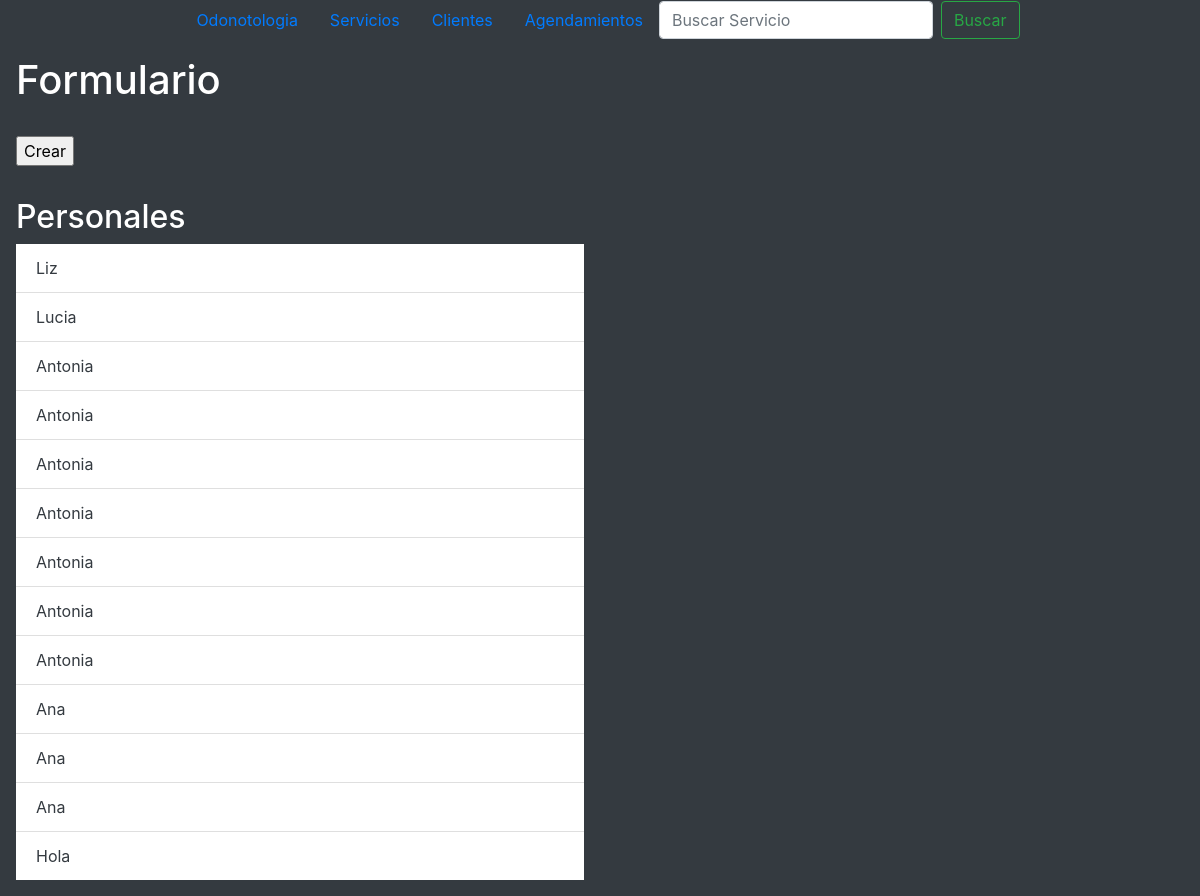
The app's page /get_employees/, older data.
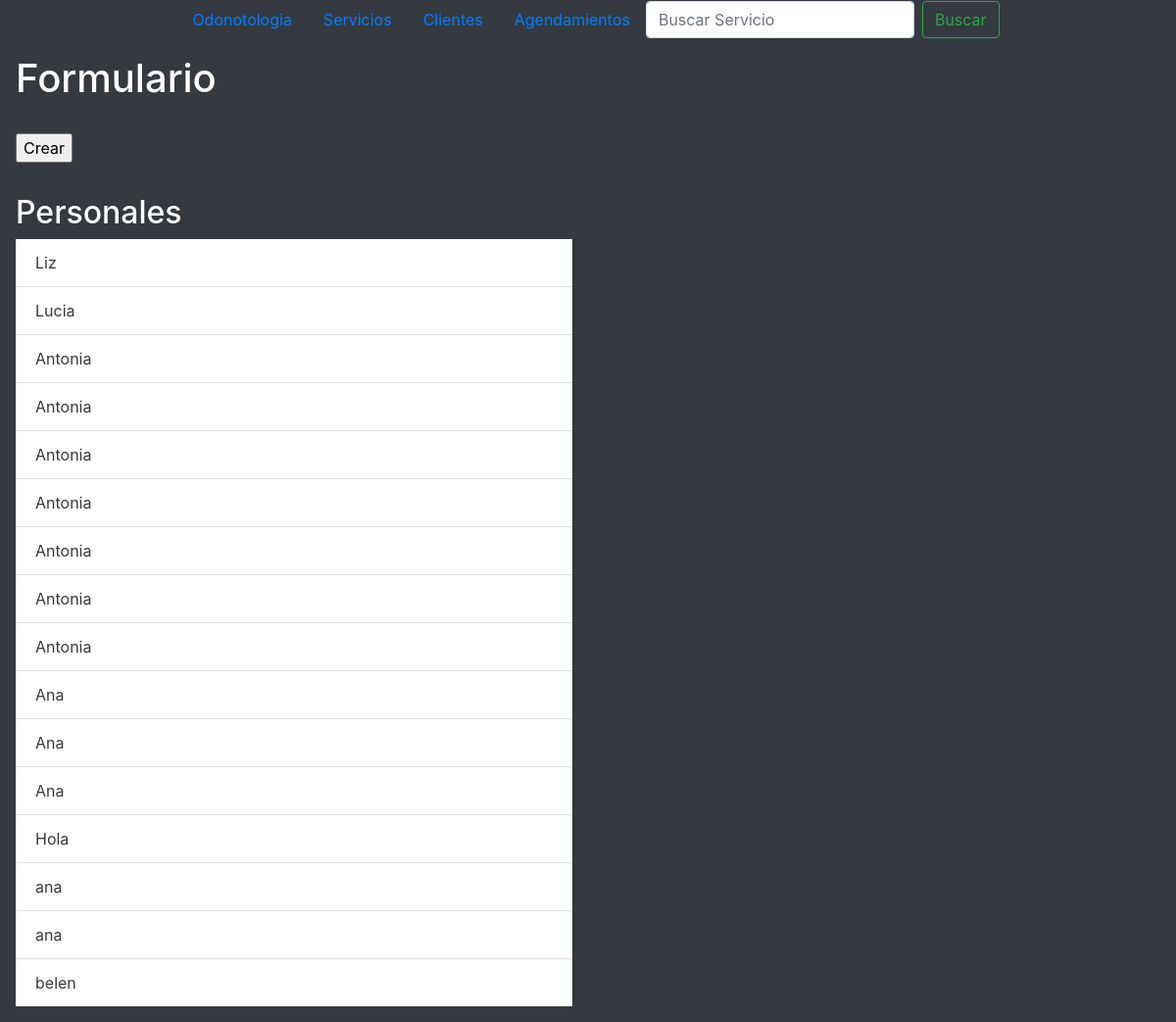
The same page, newer data.
### employees/models.py (models this page shows)
class Employees(models.Model):
    name= models.CharField(max_length=100)
    age= models.FloatField()
    ci = models.IntegerField()

### employees/views.py (the view)
# urls.py: path('get_employees/', get_clientes),
def get_clientes(request):
    context = get_data_from_DB(Employees,"employees")
    return render(request, 'employees.html', context=context)

### employees/views.py (called while the page is built)
def get_data_from_DB(models, context_dicc):
    all_data = models.objects.all()
    return {
        context_dicc:all_data,
    }

### templates/employees.html (shortened to what this page needs)
{%extends 'base.html'%}
{% block content %}
<div class="justify-content-center d-block w-50 p-3">
    <h1>Formulario</h1><br>
    <form action="" method="post">
    <input type="submit" value="Crear">
    </form>
</div>
<div class="nav justify-content-center d-block w-50 p-3">
    <h2>Personales</h2>
    <ul class="list-group list-group-flush text-dark">
        {%for employee in employees%}
            <li class="list-group-item">{{employee.name}}</li>
        {%endfor%}
    </ul>
</div>
{% endblock %}

### templates/base.html (shortened to what this page needs)
<!doctype html>
<html lang="en">
  <head>
    <link rel="stylesheet" href="https://cdn.jsdelivr.net/npm/bootstrap@4.6.2/dist/css/bootstrap.min.css">
  </head>
  <body class="bg-dark text-white">
    <nav class="nav justify-content-center">
        <a class="nav-link" href="/">Odonotologia</a>
        <a class="nav-link" href="/create_services/">Servicios</a>
        <a class="nav-link" href="/create_employees/">Clientes</a>
        <a class="nav-link" href="/create_schedules/">Agendamientos</a>
        <form class="form-inline my-2 my-lg-0" action="/" method="GET">
          <input class="form-control mr-sm-2" type="search" placeholder="Buscar Servicio" aria-label="Search" name="search">
          <button class="btn btn-outline-success my-2 my-sm-0" type="submit">Buscar</button>
      </form>
      </nav>
    {%block content%}
    {%endblock%}
  </body>
</html>

Row changes from the older to the newer data that the page shows:
added Employees: name "ana"
added Employees: name "ana"
added Employees: name "belen"
